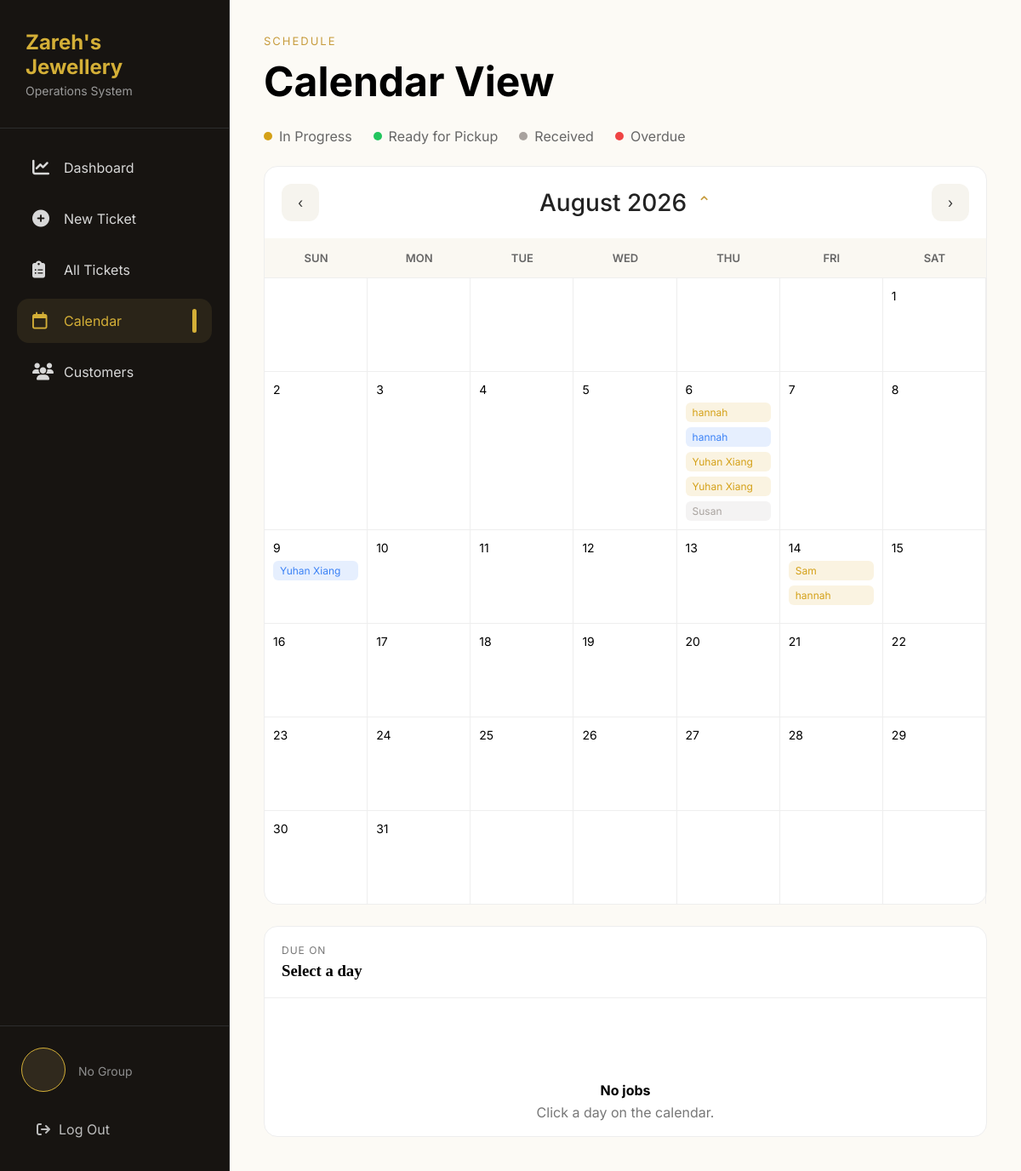
/calendar/?month=8&year=2026 (signed in), run on an earlier commit of the app's database.
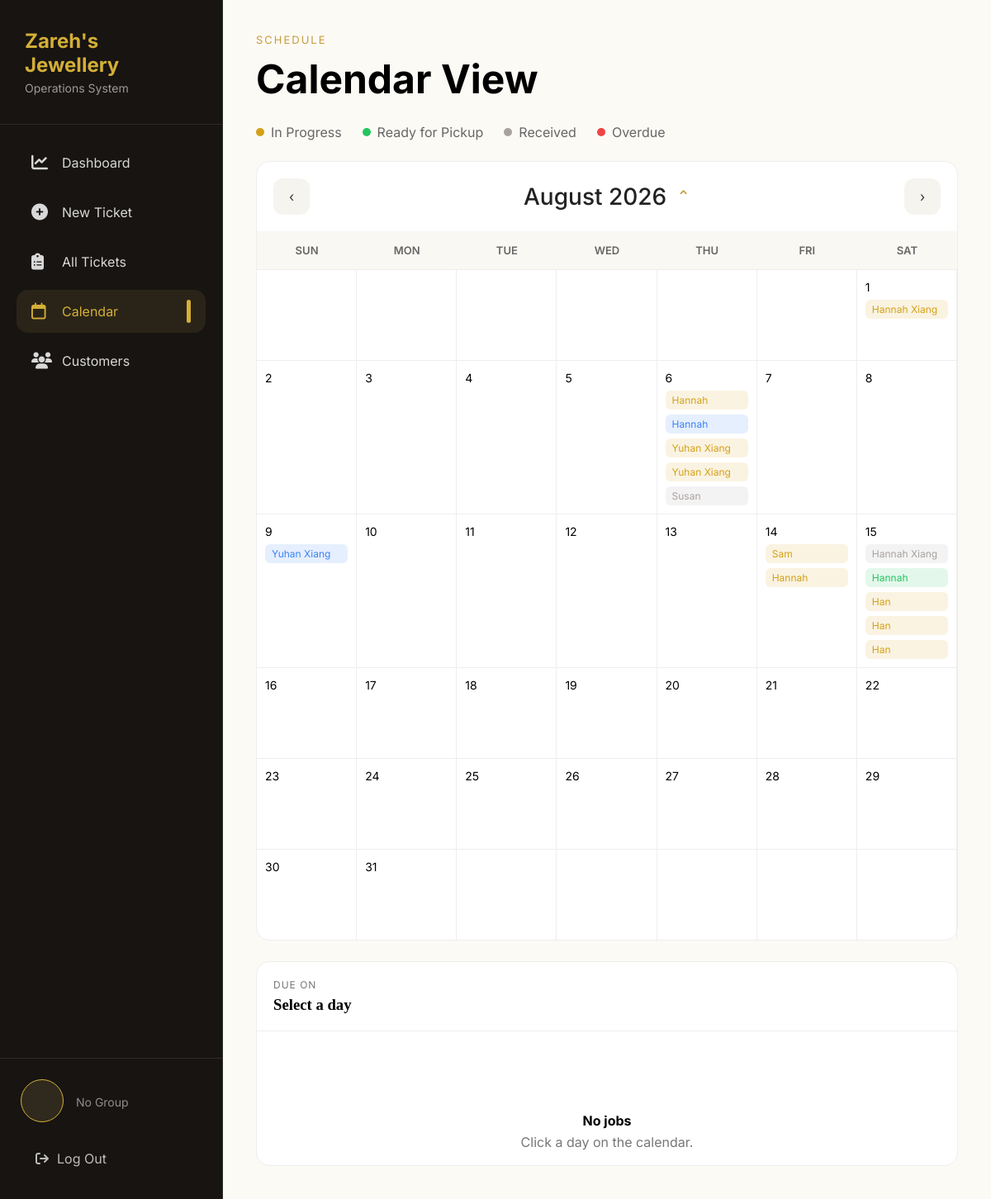
And on a later commit of the database.
### core/models.py (models this page shows, shortened)
class Ticket(models.Model):
    ticket_number = models.CharField(
        max_length=20,
        unique=True
    )
    customer = models.ForeignKey(
        Customer,
        on_delete=models.CASCADE,
        related_name="tickets"
    )
    job_type = models.ForeignKey(
        JobType,
        on_delete=models.PROTECT
    )
    status = models.ForeignKey(
        Status,
        on_delete=models.PROTECT
    )
    description = models.TextField()
    created_date = models.DateTimeField(auto_now_add=True)
    due_date = models.DateField()
    price = models.DecimalField(
        max_digits=10,
        decimal_places=2,
        blank=True,
        null=True
    )
    completed_date = models.DateField(
        blank=True,
        null=True
    )

class Customer(models.Model):
    name = models.CharField(max_length=100)
    phone = models.CharField(max_length=20, unique=True)
    email = models.EmailField(blank=True, null=True)
    note = models.TextField(blank=True)
    created_date = models.DateTimeField(auto_now_add=True)
    class Meta:
        ordering = ["name"]

### core/views.py (the view)
# urls.py: path('calendar/', views.calendar, name='calendar'),
@login_required
def calendar(request):
    today = timezone.now().date()
    month = int(request.GET.get("month", today.month))
    year = int(request.GET.get("year", today.year))
    pycalendar.setfirstweekday(pycalendar.SUNDAY)
    cal = pycalendar.monthcalendar(year, month)
    tickets = Ticket.objects.select_related(
        "customer", "status", "job_type",
    ).filter(
        due_date__year=year,
        due_date__month=month,
    )
    tickets_by_day = {}
    tickets_json = {}
    for ticket in tickets:
        day = ticket.due_date.day
        tickets_by_day.setdefault(day, []).append(ticket)
        tickets_json.setdefault(day, []).append({
            "id": ticket.id,
            "ticket_number": ticket.ticket_number,
            "customer": ticket.customer.name,
            "job_type": ticket.job_type.type,
            "status": ticket.status.status,
            "color": ticket.status.color,
        })
    if month == 1:
        prev_month, prev_year = 12, year - 1
    else:
        prev_month, prev_year = month - 1, year
    if month == 12:
        next_month, next_year = 1, year + 1
    else:
        next_month, next_year = month + 1, year
    months = [
        "January", "February", "March", "April",
        "May", "June", "July", "August",
        "September", "October", "November", "December"
    ]
    context = {
        "calendar_weeks": cal,
        "tickets_by_day": tickets_by_day,
        "tickets_json": json.dumps(tickets_json),
        "month": month,
        "year": year,
        "month_name": months[month - 1],
        "months": months,
        "years": range(today.year - 5, today.year + 6),
        "prev_month": prev_month,
        "prev_year": prev_year,
        "next_month": next_month,
        "next_year": next_year,
        "today": today.day,
        "today_month": today.month,
        "today_year": today.year,
        "is_current_month": (month == today.month and year == today.year),
    }
    return render(request, "core/calendar.html", context)

### core/templatetags/custom_tags.py (called while the page is built)
@register.filter
def get_item(dictionary, key):
    return dictionary.get(key)

### core/templates/core/calendar.html (shortened to what this page needs)
{% extends 'core/base.html' %}
{% load custom_tags %}
{% block content %}
<div class="calendar-page">
<div class="page-header">
    <p class="page-tag">SCHEDULE</p>
    <h1>Calendar View</h1>
</div>
<div class="legend">
    <div class="legend-item"><span class="dot progress"></span> In Progress</div>
    <div class="legend-item"><span class="dot pickup"></span> Ready for Pickup</div>
    <div class="legend-item"><span class="dot received"></span> Received</div>
    <div class="legend-item"><span class="dot overdue"></span> Overdue</div>
</div>
<div class="calendar-layout">
    <div class="calendar-card">
        <div class="calendar-header">
            <a class="month-btn" href="?month={{ prev_month }}&year={{ prev_year }}">&#8249;</a>
            <div class="month-picker">
                <button id="monthTitle" class="month-title" type="button">
                    {{ month_name }} {{ year }}
                    <span id="arrow">⌃</span>
                </button>
            </div>
            <a class="month-btn" href="?month={{ next_month }}&year={{ next_year }}">&#8250;</a>
        </div>
        <div class="weekdays">
            <div>SUN</div><div>MON</div><div>TUE</div><div>WED</div>
            <div>THU</div><div>FRI</div><div>SAT</div>
        </div>
        <div class="calendar-grid">
            {% for week in calendar_weeks %}
                {% for day in week %}
                    {% if day == 0 %}
                        <div class="day" data-day="{{ day }}"></div>
                    {% else %}
                        <div class="day" data-day="{{ day }}">
                            {% if is_current_month and day == today %}
                            <span class="today-circle">{{ day }}</span>
                            {% else %}
                            <span class="day-number">{{ day }}</span>
                            {% endif %}
                            {% if day in tickets_by_day %}
                                {% for ticket in tickets_by_day|get_item:day %}
                                        <div class="event" style="background:{{ ticket.status.color }}20; color:{{ ticket.status.color }};">
                                            {{ ticket.customer.name }}
                                        </div>
                                {% endfor %}
                            {% endif %}
                        </div>
                    {% endif %}
                {% endfor %}
            {% endfor %}
        </div>
    </div>
    <div class="due-panel">
    <div class="due-header">
        <p>DUE ON</p>
        <h3 id="selectedDate">
            Select a day
        </h3>
    </div>
    <div
        id="jobList"
        class="job-list"
    >
        <div class="empty-state">
            <h4>No jobs</h4>
            <p>
                Click a day on the calendar.
            </p>
        </div>
    </div>
</div>
</div>
</div>
{% endblock %}

What changed in the data, as far as the page shows it:
added Ticket: customer.name "Hannah Xiang", shown under "1"
changed through a linked row, Ticket (number 2 of 14 on the later page): customer.name "hannah" → "Hannah"
changed through a linked row, Ticket (number 3 of 14 on the later page): customer.name "hannah" → "Hannah"
changed Ticket (number 9 of 14 on the later page): customer.name "hannah" → "Hannah"
added Ticket: customer.name "Hannah Xiang", shown under "15"
added Ticket: customer.name "Hannah", shown under "15"
added Ticket: customer.name "Han", shown under "15"
added Ticket: customer.name "Han", shown under "15"
added Ticket: customer.name "Han", shown under "15"
